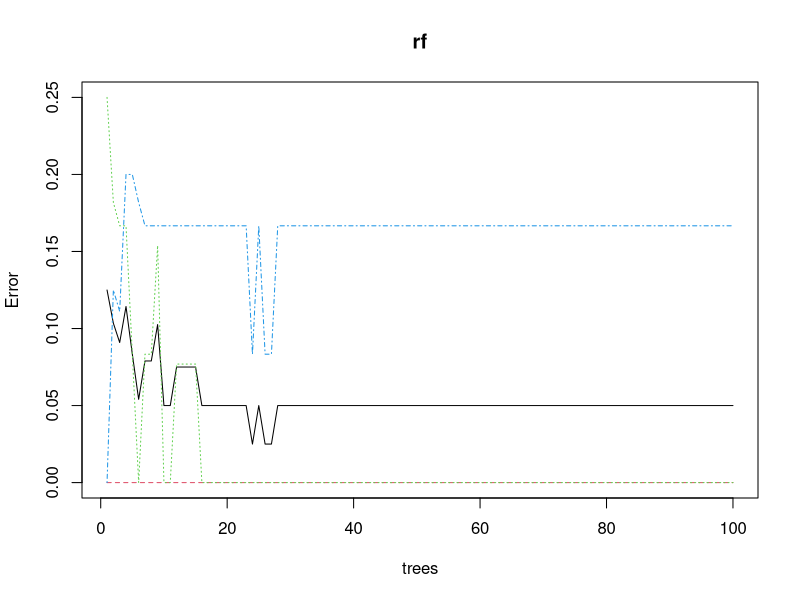
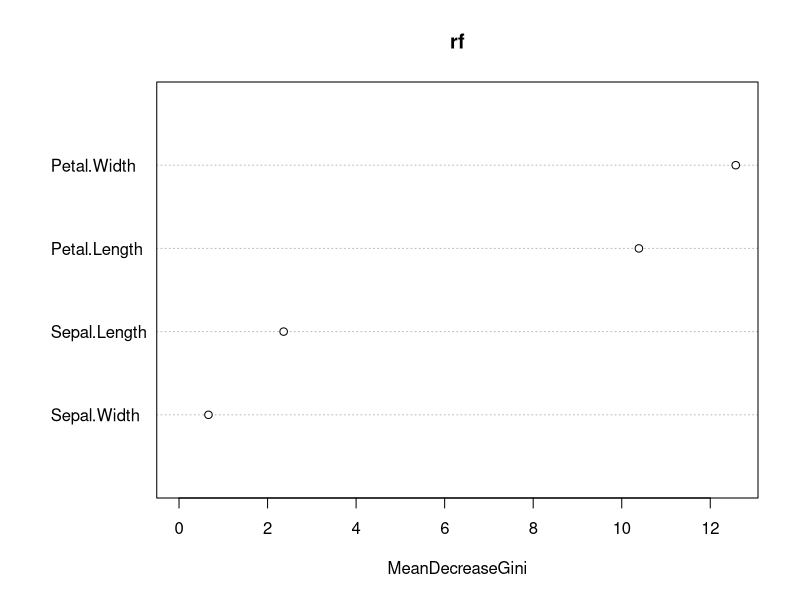
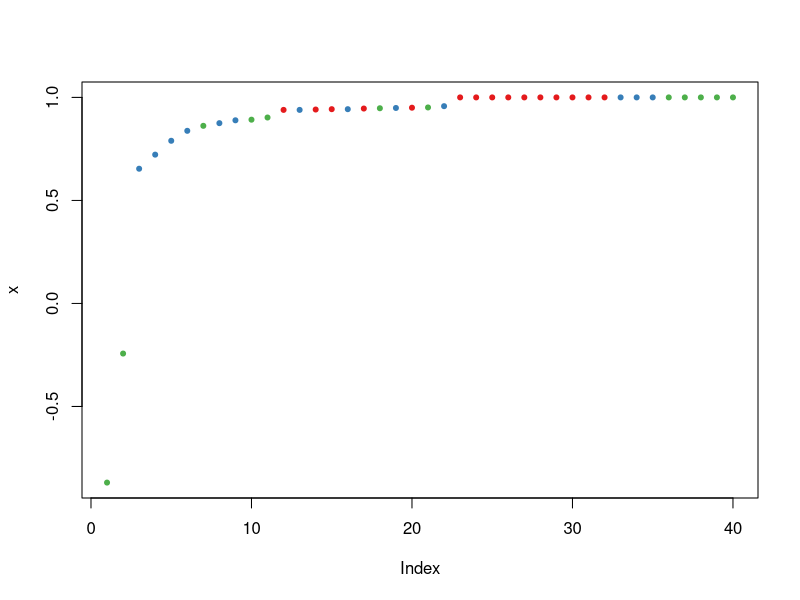

Recreate these plots in R, in order.

#===============================================================================================================
# Random Forest
#===============================================================================================================

install.packages("randomForest")
library(randomForest)

idx <- sample(2, nrow(iris), replace=TRUE, prob=c(0.7,0.3))
train.data <- iris[idx==2,]
test.data <- iris[idx==1,]
rf <- randomForest(Species~., data=train.data, ntree=100, proximity=TRUE)

# Evaluate : Train
table(predict(rf), train.data$Species)
#             setosa versicolor virginica
# setosa         14          0         0
# versicolor      0         12         1
# virginica       0          1        16

# Plot
plot(rf)

# Plot : variance importance
varImpPlot(rf)

# Evaluate : Test
pre.rf <- predict(rf, newdata=test.data)
table(pre.rf, test.data$Species)
# pre.rf       setosa versicolor virginica
# setosa         36          0         0
# versicolor      0         33         3
# virginica       0          4        30

# Plot
plot(margin(rf, test.data$Species))

